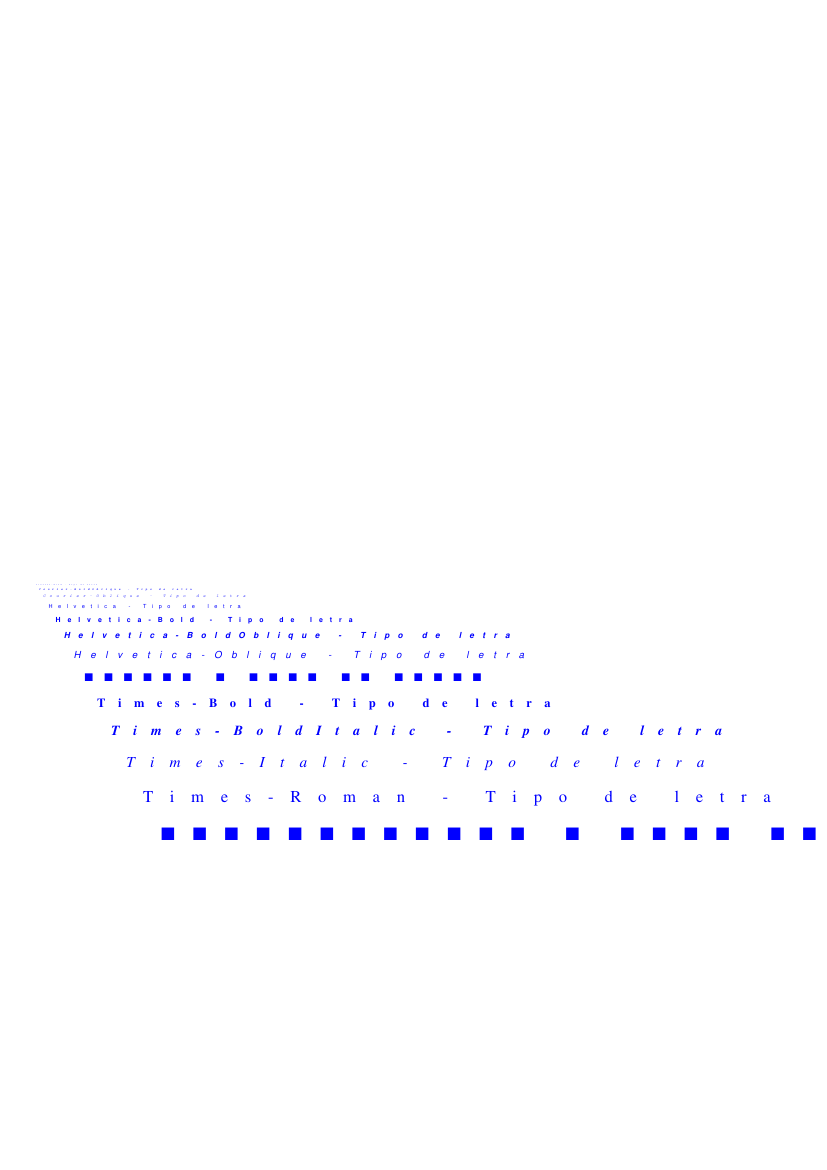

Write the Python code that produced this figure.
from reportlab.lib.pagesizes import A4
from reportlab.pdfgen import canvas

# Creamos un canvas

canvas = canvas.Canvas("./tiposDeLetra.pdf", pagesize=A4)

#Creamos el objeto Writer

writer = canvas.beginText()
writer.setTextOrigin(25, 421) # X e Y
writer.setFont("Helvetica", 14)

writer.setFillColorRGB(0, 0, 1) # RGB 0 o 1

# Ahora recorremos todas las letras y escribir una frase con un tipo de letra diferente

space = 0
for letra in canvas.getAvailableFonts():
    writer.setCharSpace(space) # Ajustamos el espacio entre caracteres
    writer.setFont(letra, space)
    writer.textLine(letra + " - Tipo de letra")
    space += 1
    writer.moveCursor(space, space)
    # Ahora debemos mover el cursor para que no se sobrepongan las letras
    # (No pasa eso, ya que el textLine pone un salto de línea al final, pero con el cursor podemos mover la posición de las letras, por ejemplo...
    #writer.moveCursor(cursor -20, cursor +40)


# Como siempre, aplicamos
canvas.drawText(writer)
canvas.save()